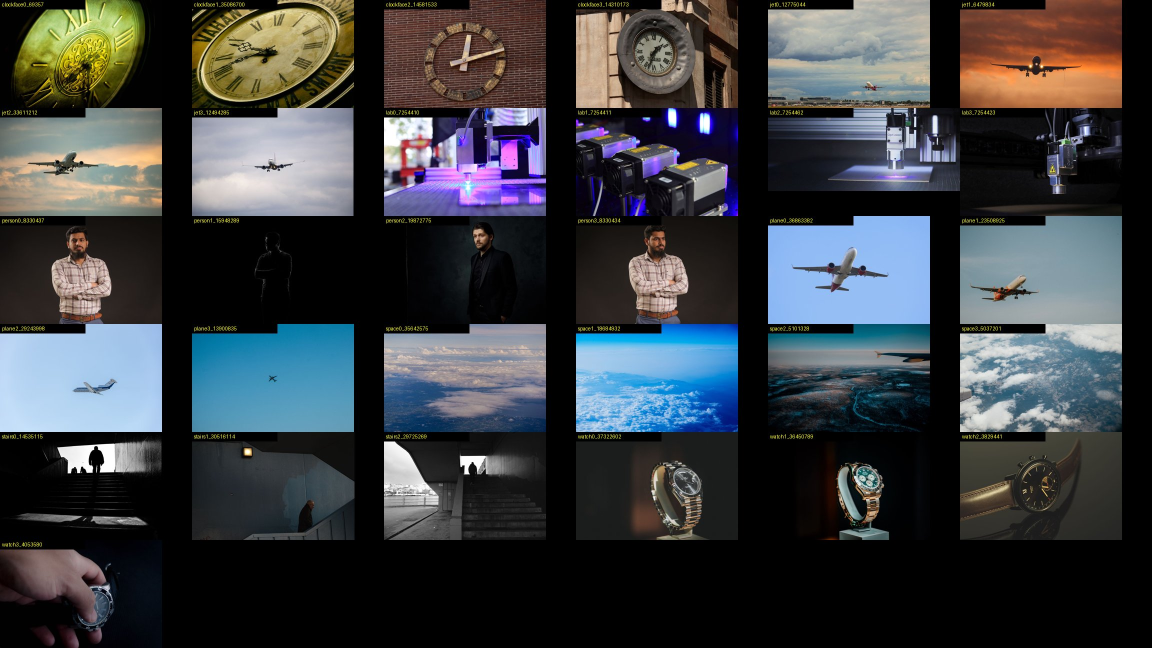
#> input picture research/sheet_photos.jpg, 2304 x 1296 px (shown at 1/2 size)
$ python compose_thumb.py ../research/sheet_photos.jpg ../research/sheet_beauty.jpg
#> lines starting #> are read from the running program, lines starting #| are printed output that depends on the picture; after the words box and inside, x2 and y2 are one past the last pixel; in counts of white or black regions, pixels touching at a corner belong together
"""Compose the final thumbnail: glow + vignette + headline + grade cards."""
import sys
from PIL import Image, ImageDraw, ImageFilter, ImageFont, ImageChops

base_path, out_path = sys.argv[1], sys.argv[2]
W, H = 1280, 720
img = Image.open(base_path).convert("RGB").resize((W, H))

# Glow: blur the bright red areas and screen them back on
r, g, b = img.split()
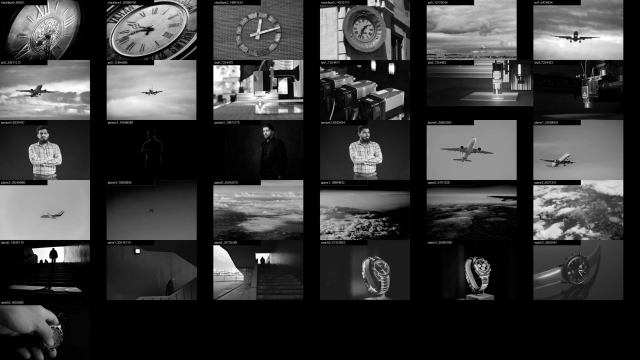
#> r: PIL image 1280x720 L (shown at 1/2 size); min 0, max 255, mean 58.8
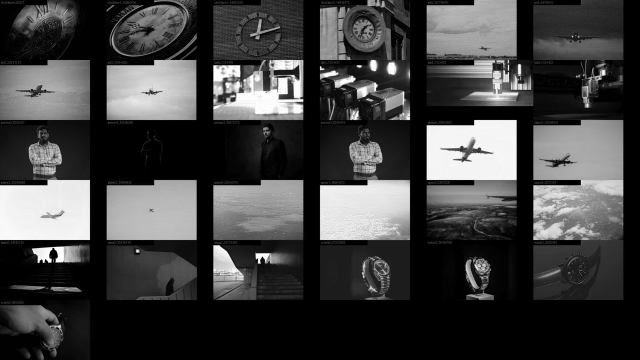
#> b: PIL image 1280x720 L (shown at 1/2 size); min 0, max 255, mean 65.4
mask = ImageChops.subtract(r, g).point(lambda v: 255 if v > 90 else 0)
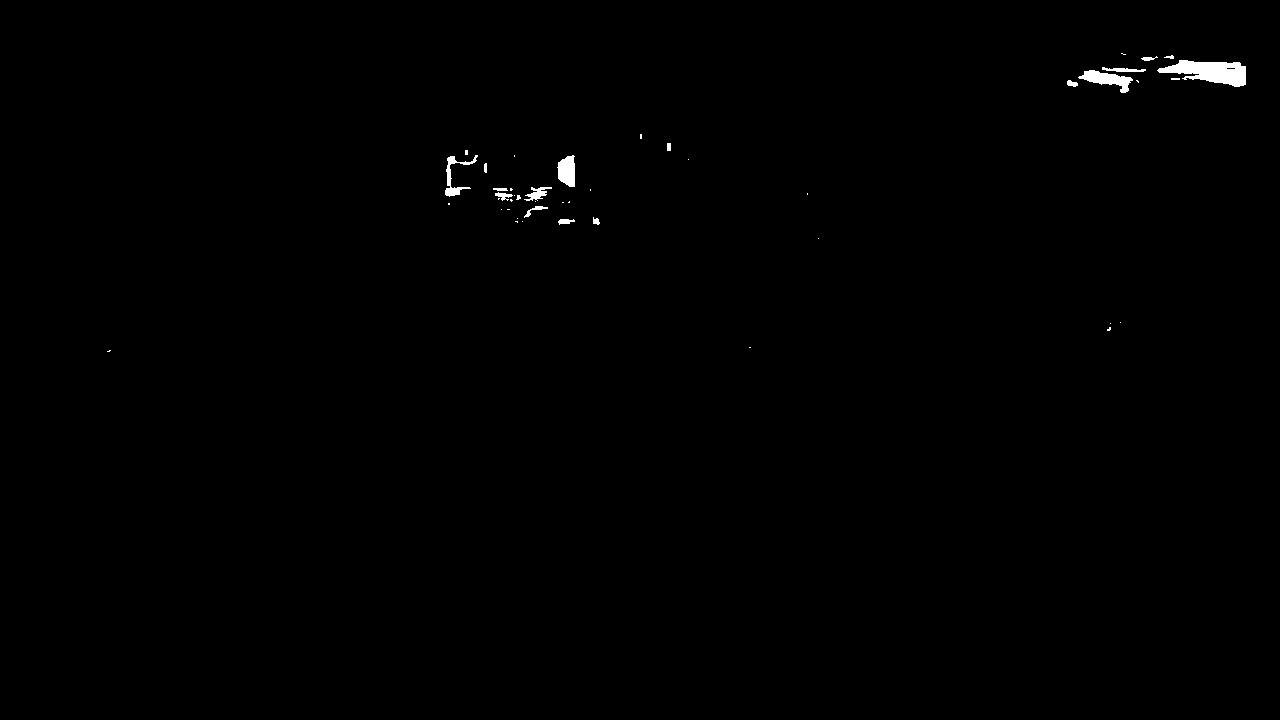
#> mask: PIL image 1280x720 L; 0.4% white; 45 white regions (29 under 20 px), largest, box (x1, y1, x2, y2) and area: (1157, 60, 1246, 87) 1430, (1078, 70, 1133, 93) 560, (557, 155, 575, 187) 444
glow_src = Image.composite(img, Image.new("RGB", (W, H)), mask)
glow = glow_src.filter(ImageFilter.GaussianBlur(40))
img = ImageChops.screen(img, glow)

# Left-side darkening so the headline reads
shade = Image.new("L", (W, H))
#> shade: PIL image 1280x720 L; every value is 0
ImageDraw.Draw(shade).rectangle([0, 0, W, H], fill=0)
for x in range(W):
    a = int(max(0, 200 * (1 - x / (W * 0.55))))
    ImageDraw.Draw(shade).line([(x, 0), (x, H)], fill=a)
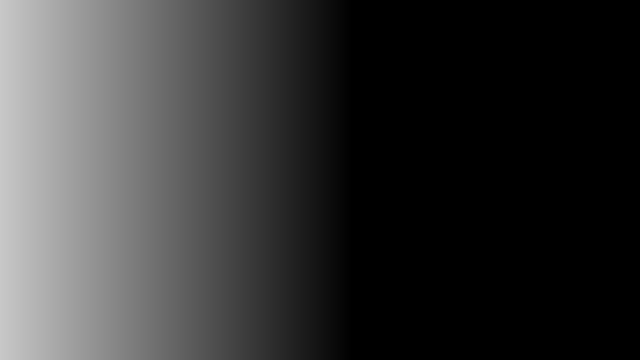
#> shade: PIL image 1280x720 L (shown at 1/2 size); min 0, max 200, mean 54.8
img = Image.composite(Image.new("RGB", (W, H)), img, shade)

d = ImageDraw.Draw(img)
black = "C:/Windows/Fonts/ariblk.ttf"

def grade_card(x, y, letter, color, w=150, h=190, dim=False):
    d.rounded_rectangle([x, y, x + w, y + h], 10, fill=(236, 236, 230), outline=(20, 20, 20), width=4)
    f = ImageFont.truetype(black, 120)
    d.text((x + w / 2, y + h / 2 + 6), letter, font=f, fill=color, anchor="mm")
    small = ImageFont.truetype(black, 16)
    d.text((x + w / 2, y + 22), "GRADE", font=small, fill=(40, 40, 40), anchor="mm")

# Grade cards: A = 13 points, B = 14 points
grade_card(70, 70, "A", (20, 60, 160))
d.text((145, 290), "13 pts", font=ImageFont.truetype(black, 30), fill=(200, 200, 200), anchor="mm")
grade_card(260, 70, "B", (20, 120, 50))
d.text((335, 290), "14 pts", font=ImageFont.truetype(black, 30), fill=(255, 70, 60), anchor="mm")

# Headline, two lines, with a hard shadow
head = ImageFont.truetype(black, 84)
for i, (line, col) in enumerate((("ONE POINT", (255, 255, 255)), ("TOO MANY", (255, 214, 0)))):
    y = 400 + i * 105
    d.text((66, y + 5), line, font=head, fill=(0, 0, 0))
    d.text((60, y), line, font=head, fill=col)

img.save(out_path, quality=95)
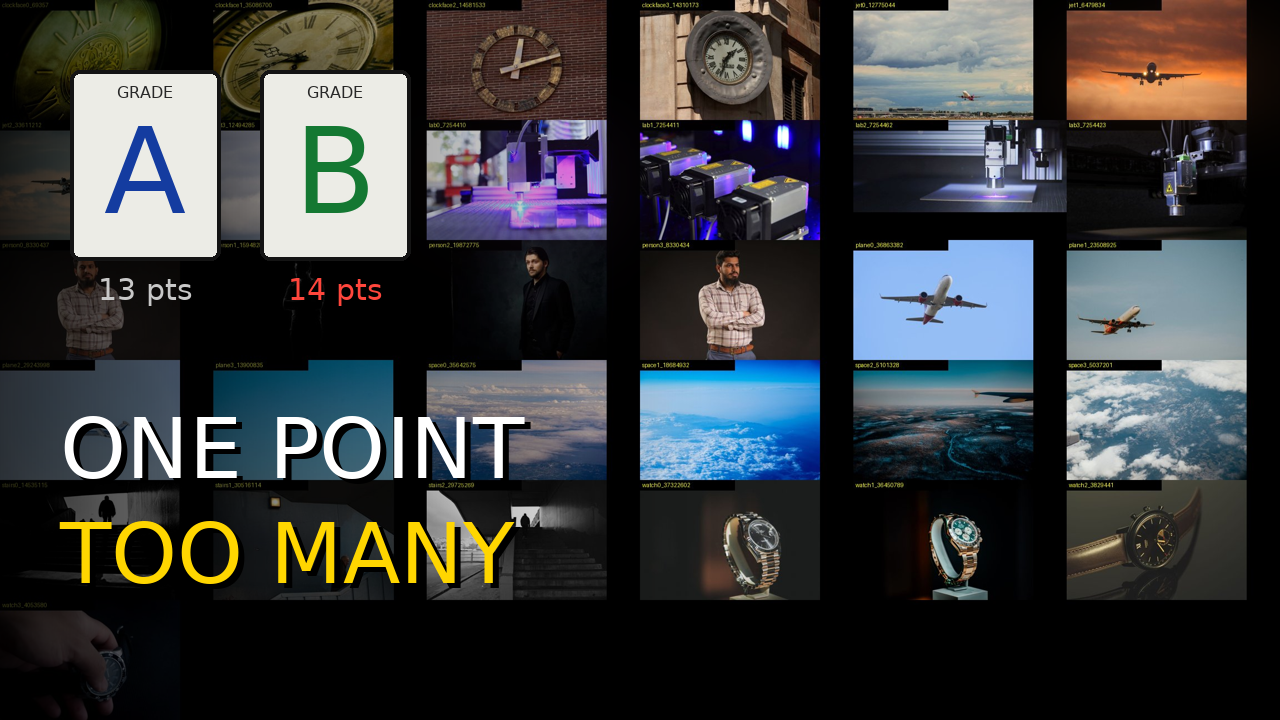
#> saved as sheet_beauty.jpg: PIL image 1280x720 RGB; mean R, G, B 57.9, 59.7, 61.1
print("saved", out_path)

$ run again, on research/sheet_ep02_people.jpg
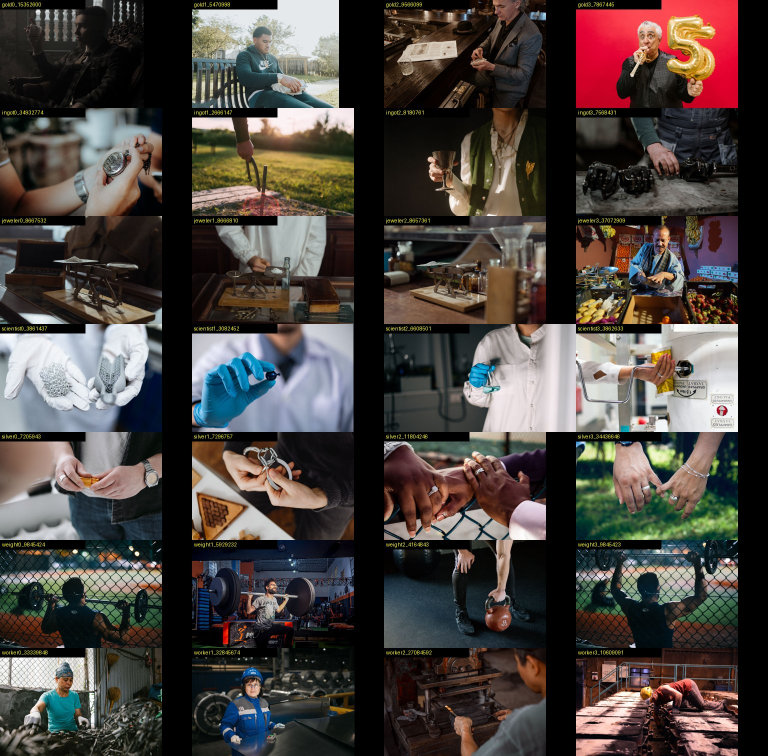
#> input picture research/sheet_ep02_people.jpg, 1536 x 1512 px (shown at 1/2 size)
#> `mask = ImageChops.subtract(r, g).point(lambda v: 255 if v > 90 else 0)`:
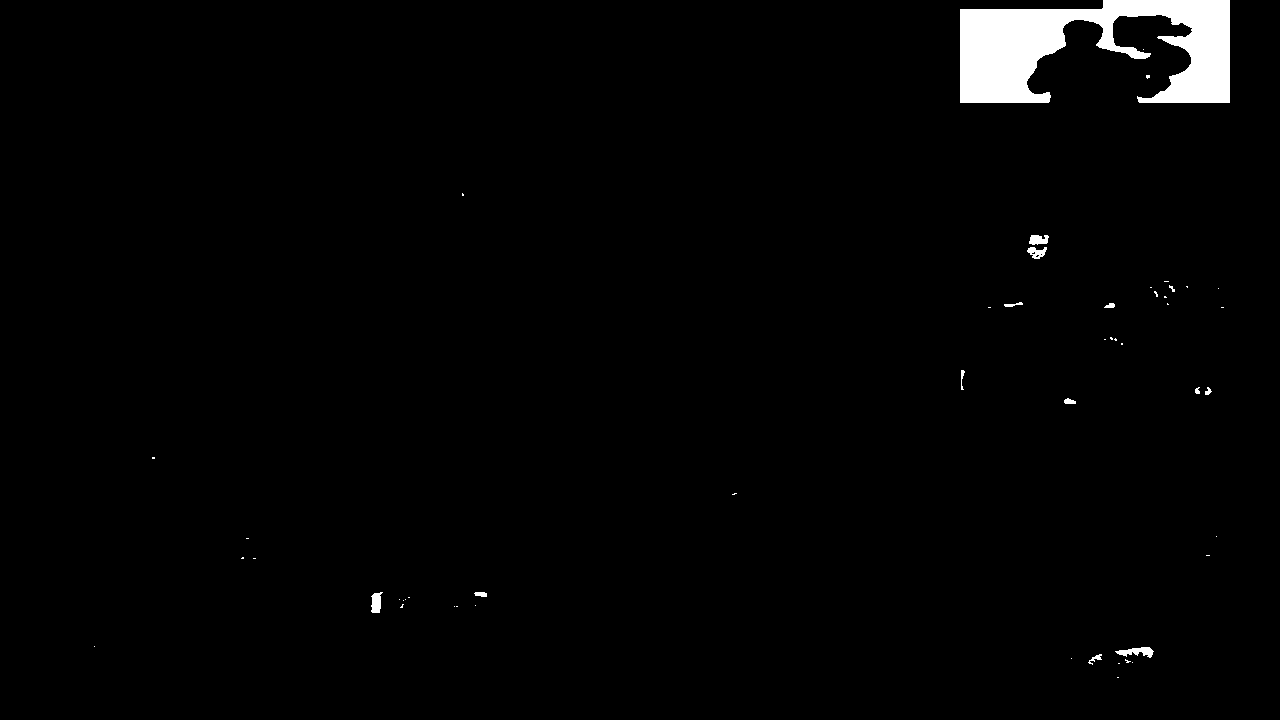
#> mask: PIL image 1280x720 L; 1.9% white; 51 white regions (37 under 20 px), largest, box (x1, y1, x2, y2) and area: (960, 0, 1230, 103) 16494, (1115, 647, 1154, 658) 231, (371, 592, 383, 613) 181
#> `img.save(out_path, quality=95)`:
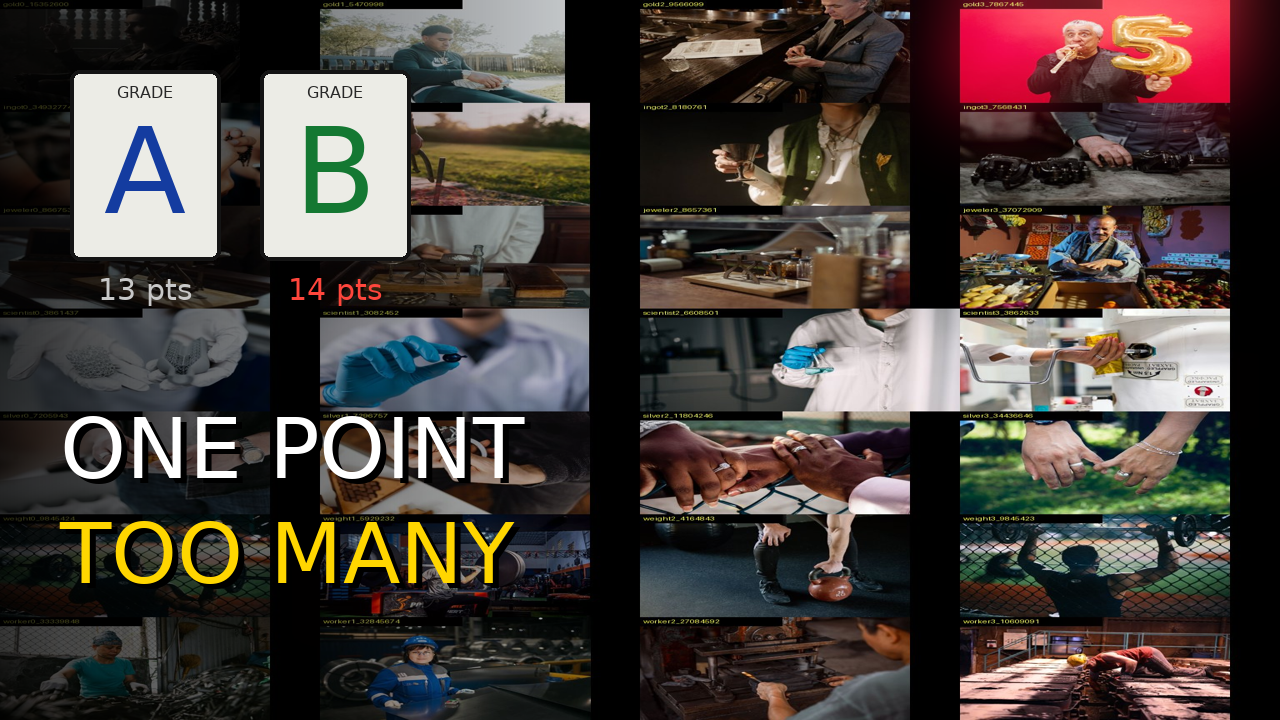
#> saved as sheet_ep02_people.jpg: PIL image 1280x720 RGB; mean R, G, B 73.4, 65.1, 60.5

$ run again, on research/sheet_ep02_people2.jpg
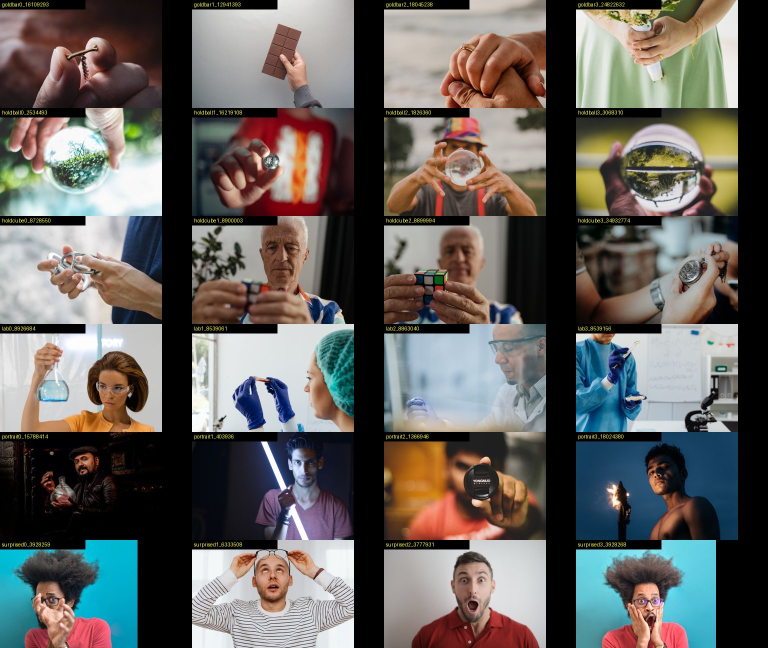
#> input picture research/sheet_ep02_people2.jpg, 1536 x 1296 px (shown at 1/2 size)
#> `mask = ImageChops.subtract(r, g).point(lambda v: 255 if v > 90 else 0)`:
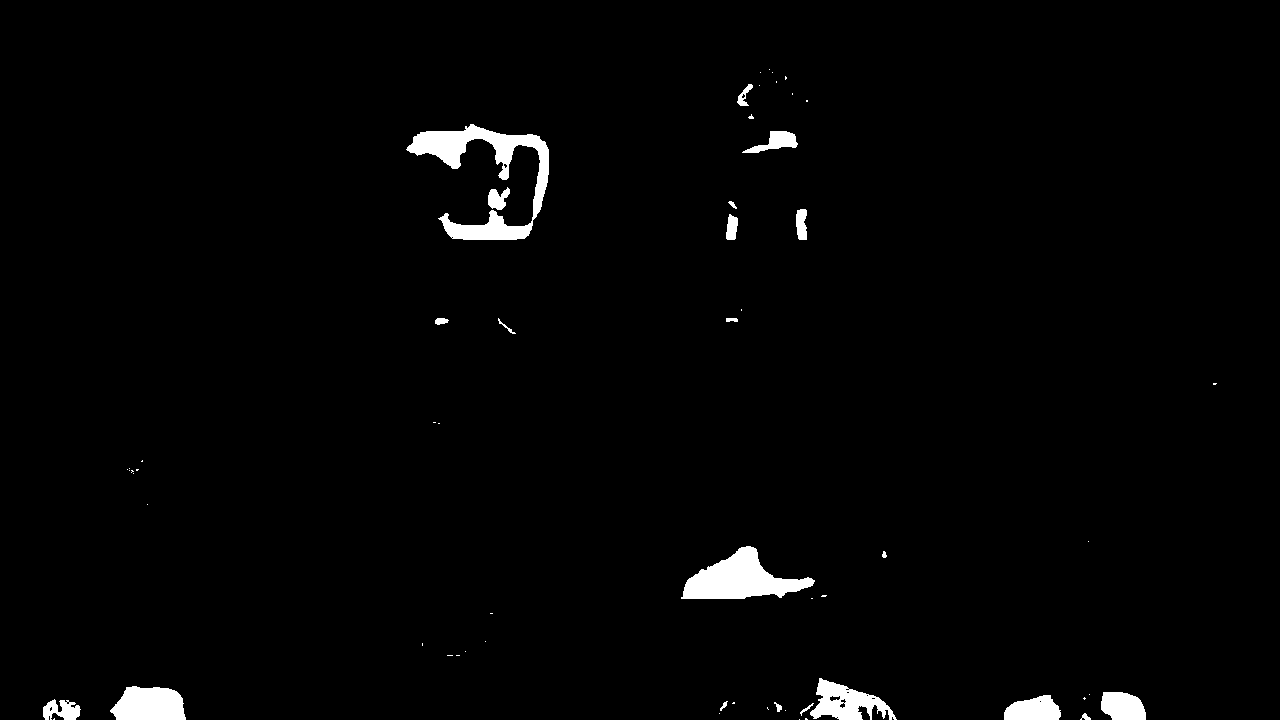
#> mask: PIL image 1280x720 L; 1.9% white; 60 white regions (39 under 20 px), largest, box (x1, y1, x2, y2) and area: (406, 124, 549, 240) 5041, (681, 546, 815, 599) 3684, (110, 686, 186, 720) 2083
#> `img.save(out_path, quality=95)`:
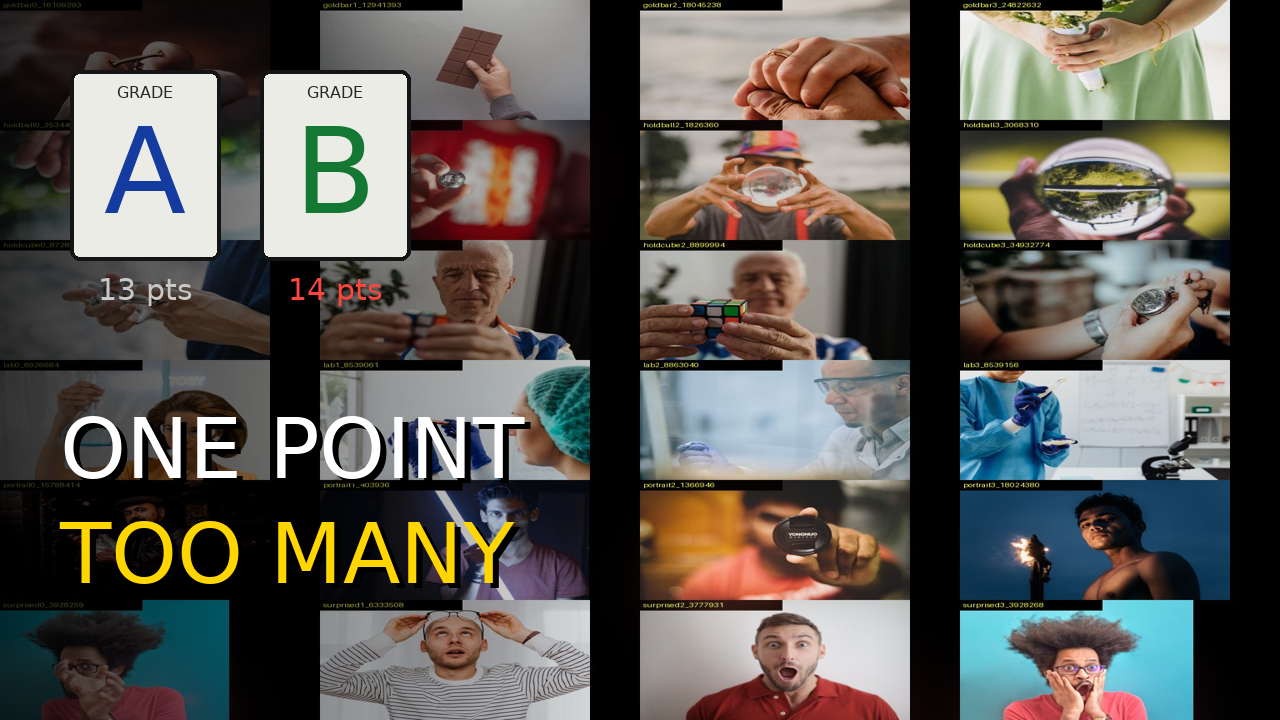
#> saved as sheet_ep02_people2.jpg: PIL image 1280x720 RGB; mean R, G, B 92.7, 89.3, 83.8
